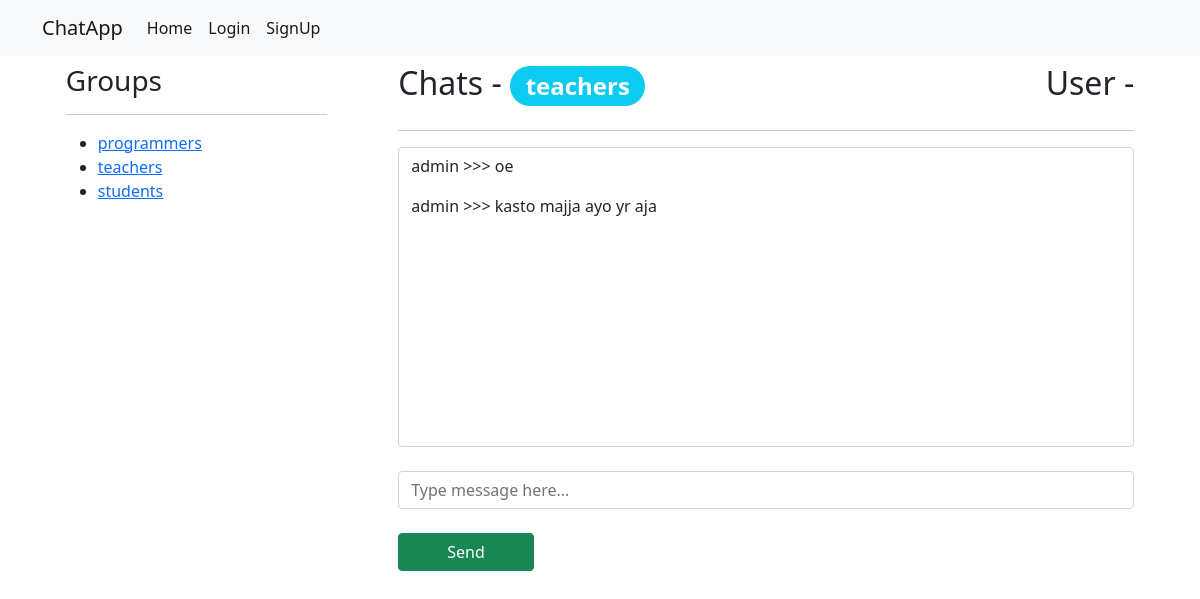
/group_chat/teachers/, run on the app's committed database.
### chats/models.py (models this page shows, shortened)
class Group(models.Model):
    name = models.CharField(max_length = 50, unique=True)
    def get_absolute_url(self):
        return reverse('group_chat', kwargs={'group_name': self.name})
    def __str__(self):
        return self.name

class Chat(models.Model):
    content = models.CharField(max_length = 100)
    user = models.ForeignKey(User, on_delete=models.CASCADE)
    group = models.ForeignKey(Group, on_delete=models.CASCADE )

### accounts/models.py (models this page shows)
class CustomUser(AbstractUser):
    activated = models.BooleanField(default=False)
    token = models.CharField(max_length=250, null=True, blank=True)

### chats/views.py (the view)
# urls.py: path('group_chat/<str:group_name>/', views.GroupChatView.as_view(), name='group_chat'),
class GroupChatView(DetailView):
    model = Group
    pk_url_kwarg = 'group_name'
    template_name = 'chats/group_chat.html'
    def get_object(self, queryset =None):
        group_name = self.kwargs.get('group_name').strip().lower()
        group_obj = get_object_or_404(Group, name=group_name)
        return group_obj
    def get_context_data(self, **kwargs):
        group_name = self.get_object()
        group = Group.objects.filter(name__iexact = group_name )
        chats = []
        if group.exists():
            context = super().get_context_data(**kwargs)
            chats = group.first().chat_set.all()
        context['chats'] = chats
        context['group_list'] = Group.objects.all()
        return context

### templates/chats/group_chat.html (shortened to what this page needs)
{% extends 'base.html' %}
{% block content %}
<div class="row">
        <div class="col-3 mx-auto">
            <h3>Groups</h3>
            <hr>
            <ul>
                {% for group in group_list %}
                    <li><a href="{{ group.get_absolute_url }}">{{ group.name }}</a> </li>
                {% endfor %}
            </ul>
        </div>
        <div class="col-8 mx-auto">
            <div style="display:flex; justify-content: space-between;">
                <h2>Chats - <span class="badge rounded-pill bg-info">{{ group.name }}</span> </h2>
                <h2>User - </h2>
            </div>
            <hr>
            <div class="form-control overflow-auto" id="chat-log" style="height: 300px;">
                {% for chat in chats %}
                    <p>{{ chat.user.username }} >>> {{ chat.content }} </p>
                {% endfor %}
            </div><br>
            <input type="text"t class="form-control" id="chat-message-input" placeholder="Type message here..."><br>
            <button id="message-button" class="btn btn-success px-5">Send</button>
        </div>
</div>
{% endblock %}

### data on the page
Group: name "programmers"
Group: name "teachers"
Group: name "students"
Chat: user.username "admin", content "oe"
Chat: user.username "admin", content "kasto majja ayo yr aja"
